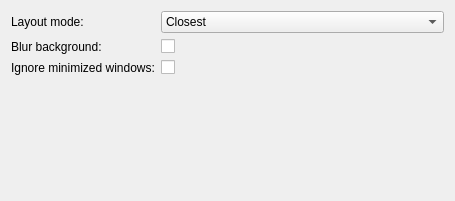
<?xml version="1.0" encoding="UTF-8"?>
<!--
    SPDX-FileCopyrightText: 2021 Vlad Zahorodnii <vlad.zahorodnii@kde.org>

    SPDX-License-Identifier: LGPL-2.1-only OR LGPL-3.0-only
-->
<ui version="4.0">
 <class>OverviewEffectConfig</class>
 <widget class="QWidget" name="OverviewEffectConfig">
  <property name="geometry">
   <rect>
    <x>0</x>
    <y>0</y>
    <width>455</width>
    <height>201</height>
   </rect>
  </property>
  <layout class="QFormLayout" name="formLayout">
   <item row="0" column="0">
    <widget class="QLabel" name="label_LayoutMode">
     <property name="text">
      <string>Layout mode:</string>
     </property>
    </widget>
   </item>
   <item row="0" column="1">
    <widget class="QComboBox" name="kcfg_LayoutMode">
     <item>
      <property name="text">
       <string>Closest</string>
      </property>
     </item>
     <item>
      <property name="text">
       <string>Natural</string>
      </property>
     </item>
    </widget>
   </item>
   <item row="3" column="0" colspan="2">
    <widget class="KShortcutsEditor" name="shortcutsEditor">
     <property name="sizePolicy">
      <sizepolicy hsizetype="Preferred" vsizetype="Preferred">
       <horstretch>0</horstretch>
       <verstretch>0</verstretch>
      </sizepolicy>
     </property>
     <property name="actionTypes">
       <enum>KShortcutsEditor::GlobalAction</enum>
     </property>
    </widget>
   </item>
   <item row="1" column="0">
    <widget class="QLabel" name="label_BlurBackground">
     <property name="text">
      <string>Blur background:</string>
     </property>
    </widget>
   </item>
   <item row="1" column="1">
    <widget class="QCheckBox" name="kcfg_BlurBackground"/>
   </item>
   <item row="2" column="1">
    <widget class="QCheckBox" name="kcfg_IgnoreMinimized">
     <property name="text">
      <string/>
     </property>
    </widget>
   </item>
   <item row="2" column="0">
    <widget class="QLabel" name="label">
     <property name="text">
      <string>Ignore minimized windows:</string>
     </property>
    </widget>
   </item>
  </layout>
 </widget>
 <customwidgets>
  <customwidget>
   <class>KShortcutsEditor</class>
   <extends>QWidget</extends>
   <header>kshortcutseditor.h</header>
   <container>1</container>
  </customwidget>
 </customwidgets>
 <resources/>
 <connections/>
</ui>
